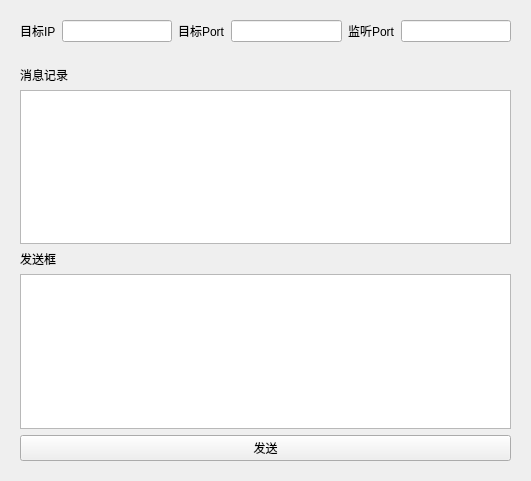
<?xml version="1.0" encoding="UTF-8"?>
<ui version="4.0">
 <class>SecondUdp</class>
 <widget class="QWidget" name="SecondUdp">
  <property name="geometry">
   <rect>
    <x>0</x>
    <y>0</y>
    <width>531</width>
    <height>481</height>
   </rect>
  </property>
  <property name="windowTitle">
   <string>Form</string>
  </property>
  <layout class="QVBoxLayout" name="verticalLayout_2">
   <item>
    <widget class="QWidget" name="widget" native="true">
     <layout class="QHBoxLayout" name="horizontalLayout">
      <item>
       <widget class="QLabel" name="label">
        <property name="text">
         <string>目标IP</string>
        </property>
       </widget>
      </item>
      <item>
       <widget class="QLineEdit" name="lineEditTarIP"/>
      </item>
      <item>
       <widget class="QLabel" name="label_2">
        <property name="text">
         <string>目标Port</string>
        </property>
       </widget>
      </item>
      <item>
       <widget class="QLineEdit" name="lineEditTarPort"/>
      </item>
      <item>
       <widget class="QLabel" name="label_3">
        <property name="text">
         <string>监听Port</string>
        </property>
       </widget>
      </item>
      <item>
       <widget class="QLineEdit" name="lineEditListenPort"/>
      </item>
     </layout>
    </widget>
   </item>
   <item>
    <widget class="QWidget" name="widget_2" native="true">
     <layout class="QVBoxLayout" name="verticalLayout">
      <item>
       <widget class="QLabel" name="label_4">
        <property name="text">
         <string>消息记录</string>
        </property>
       </widget>
      </item>
      <item>
       <widget class="QTextEdit" name="textEditHistory"/>
      </item>
      <item>
       <widget class="QLabel" name="label_5">
        <property name="text">
         <string>发送框</string>
        </property>
       </widget>
      </item>
      <item>
       <widget class="QTextEdit" name="textEditSend"/>
      </item>
      <item>
       <widget class="QPushButton" name="pushButtonSend">
        <property name="text">
         <string>发送</string>
        </property>
       </widget>
      </item>
     </layout>
    </widget>
   </item>
  </layout>
 </widget>
 <resources/>
 <connections/>
</ui>
